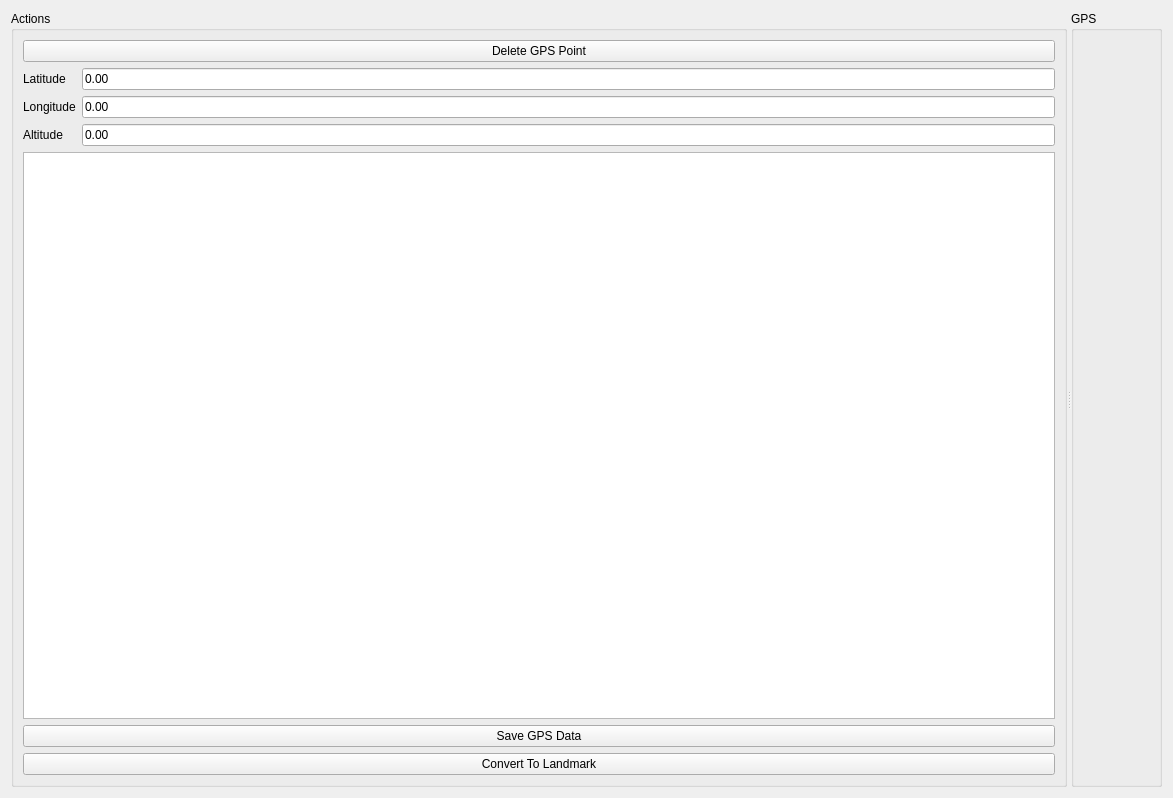
<?xml version="1.0" encoding="UTF-8"?>
<ui version="4.0">
 <class>MapViewer</class>
 <widget class="QWidget" name="MapViewer">
  <property name="geometry">
   <rect>
    <x>0</x>
    <y>0</y>
    <width>1173</width>
    <height>798</height>
   </rect>
  </property>
  <property name="windowTitle">
   <string>MainWindow</string>
  </property>
  <layout class="QHBoxLayout" name="horizontalLayout">
   <item>
    <widget class="QSplitter" name="splitter">
     <property name="orientation">
      <enum>Qt::Horizontal</enum>
     </property>
     <widget class="QGroupBox" name="groupBox2">
      <property name="sizePolicy">
       <sizepolicy hsizetype="Fixed" vsizetype="Preferred">
        <horstretch>0</horstretch>
        <verstretch>0</verstretch>
       </sizepolicy>
      </property>
      <property name="title">
       <string>Actions</string>
      </property>
      <layout class="QVBoxLayout" name="verticalLayout">
       <item>
        <widget class="QPushButton" name="qtDeleteGPSPointPushButton">
         <property name="text">
          <string>Delete GPS Point</string>
         </property>
        </widget>
       </item>
       <item>
        <layout class="QFormLayout" name="formLayout">
         <item row="0" column="0">
          <widget class="QLabel" name="label1">
           <property name="minimumSize">
            <size>
             <width>25</width>
             <height>0</height>
            </size>
           </property>
           <property name="text">
            <string>Latitude</string>
           </property>
          </widget>
         </item>
         <item row="0" column="1">
          <widget class="QLineEdit" name="qtLatitudeLineEdit">
           <property name="text">
            <string>0.00</string>
           </property>
          </widget>
         </item>
         <item row="1" column="0">
          <widget class="QLabel" name="label3">
           <property name="minimumSize">
            <size>
             <width>25</width>
             <height>0</height>
            </size>
           </property>
           <property name="text">
            <string>Longitude</string>
           </property>
          </widget>
         </item>
         <item row="1" column="1">
          <widget class="QLineEdit" name="qtLongitudeLineEdit">
           <property name="text">
            <string>0.00</string>
           </property>
          </widget>
         </item>
         <item row="2" column="0">
          <widget class="QLabel" name="label2">
           <property name="minimumSize">
            <size>
             <width>25</width>
             <height>0</height>
            </size>
           </property>
           <property name="text">
            <string>Altitude</string>
           </property>
          </widget>
         </item>
         <item row="2" column="1">
          <widget class="QLineEdit" name="qtAltitudeLineEdit">
           <property name="text">
            <string>0.00</string>
           </property>
          </widget>
         </item>
        </layout>
       </item>
       <item>
        <widget class="QListView" name="qtGPSMapListView">
         <property name="contextMenuPolicy">
          <enum>Qt::CustomContextMenu</enum>
         </property>
         <property name="tabKeyNavigation">
          <bool>true</bool>
         </property>
         <property name="showDropIndicator" stdset="0">
          <bool>false</bool>
         </property>
         <property name="dragEnabled">
          <bool>false</bool>
         </property>
         <property name="dragDropMode">
          <enum>QAbstractItemView::DropOnly</enum>
         </property>
         <property name="defaultDropAction">
          <enum>Qt::MoveAction</enum>
         </property>
         <property name="movement">
          <enum>QListView::Static</enum>
         </property>
         <property name="selectionRectVisible">
          <bool>true</bool>
         </property>
        </widget>
       </item>
       <item>
        <widget class="QPushButton" name="qtSaveGPSDataPushButton">
         <property name="enabled">
          <bool>true</bool>
         </property>
         <property name="text">
          <string>Save GPS Data</string>
         </property>
        </widget>
       </item>
       <item>
        <widget class="QPushButton" name="qtConvertToLandmarkPushButton">
         <property name="text">
          <string>Convert To Landmark</string>
         </property>
        </widget>
       </item>
      </layout>
     </widget>
     <widget class="QGroupBox" name="groupBox1">
      <property name="title">
       <string>GPS</string>
      </property>
      <layout class="QGridLayout" name="gridLayout">
       <item row="0" column="0">
        <widget class="QWidget" name="qtMapViewer" native="true"/>
       </item>
      </layout>
     </widget>
    </widget>
   </item>
  </layout>
  <action name="action_LoadWaypoints">
   <property name="text">
    <string>Load waypoints/GPS</string>
   </property>
   <property name="shortcut">
    <string>Ctrl+O</string>
   </property>
  </action>
  <action name="action_SaveGPS">
   <property name="text">
    <string>Save as GPS data</string>
   </property>
   <property name="shortcut">
    <string>Ctrl+Shift+S</string>
   </property>
  </action>
  <action name="action_SaveCSV">
   <property name="text">
    <string>Save as CSV data</string>
   </property>
   <property name="shortcut">
    <string>Ctrl+S</string>
   </property>
  </action>
  <action name="action_ConvertToLandmarks">
   <property name="text">
    <string>Convert to Landmarks</string>
   </property>
  </action>
 </widget>
 <resources/>
 <connections/>
</ui>
